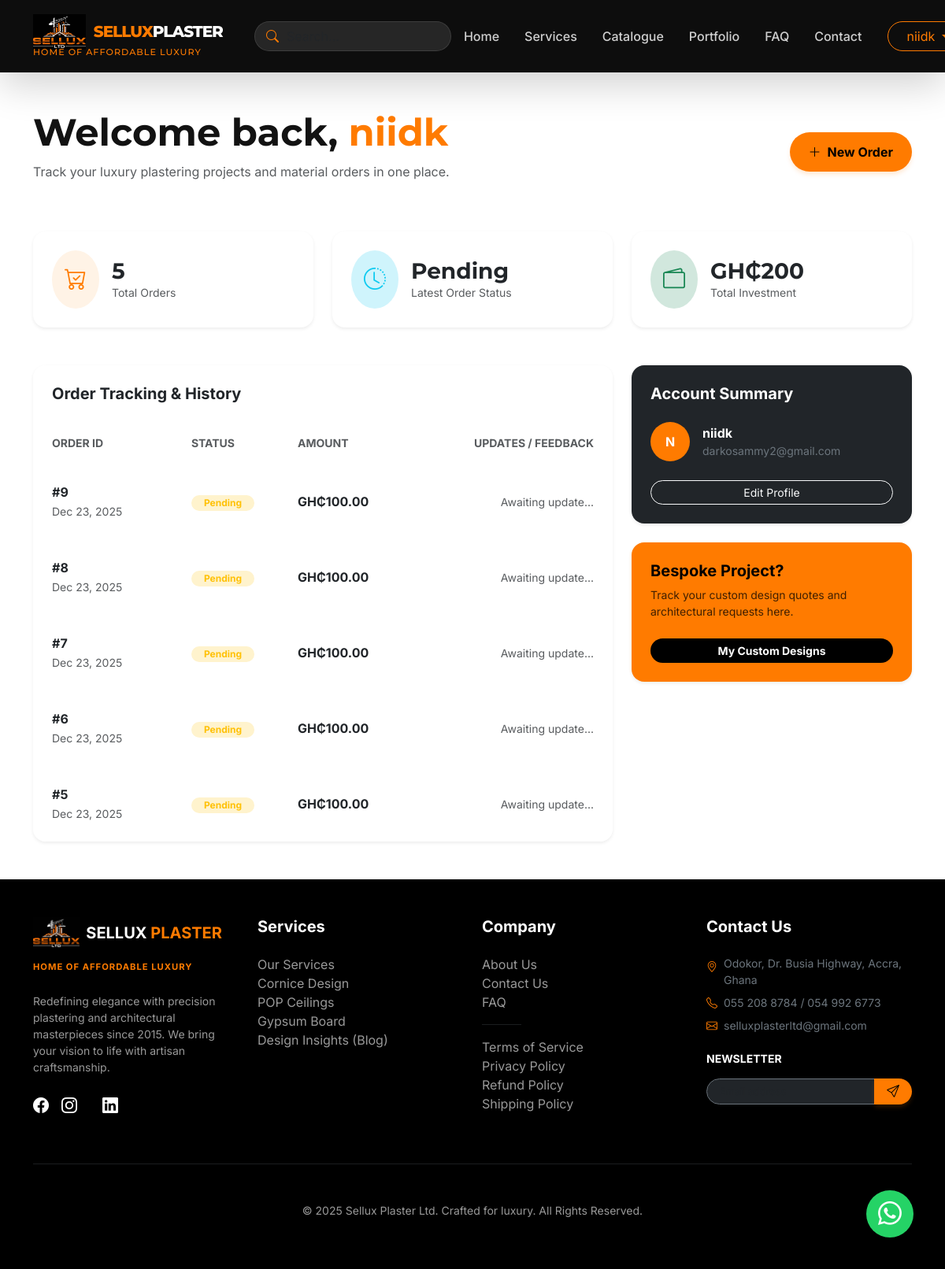
/dashboard/ (signed in), run on an earlier commit of the app's database.
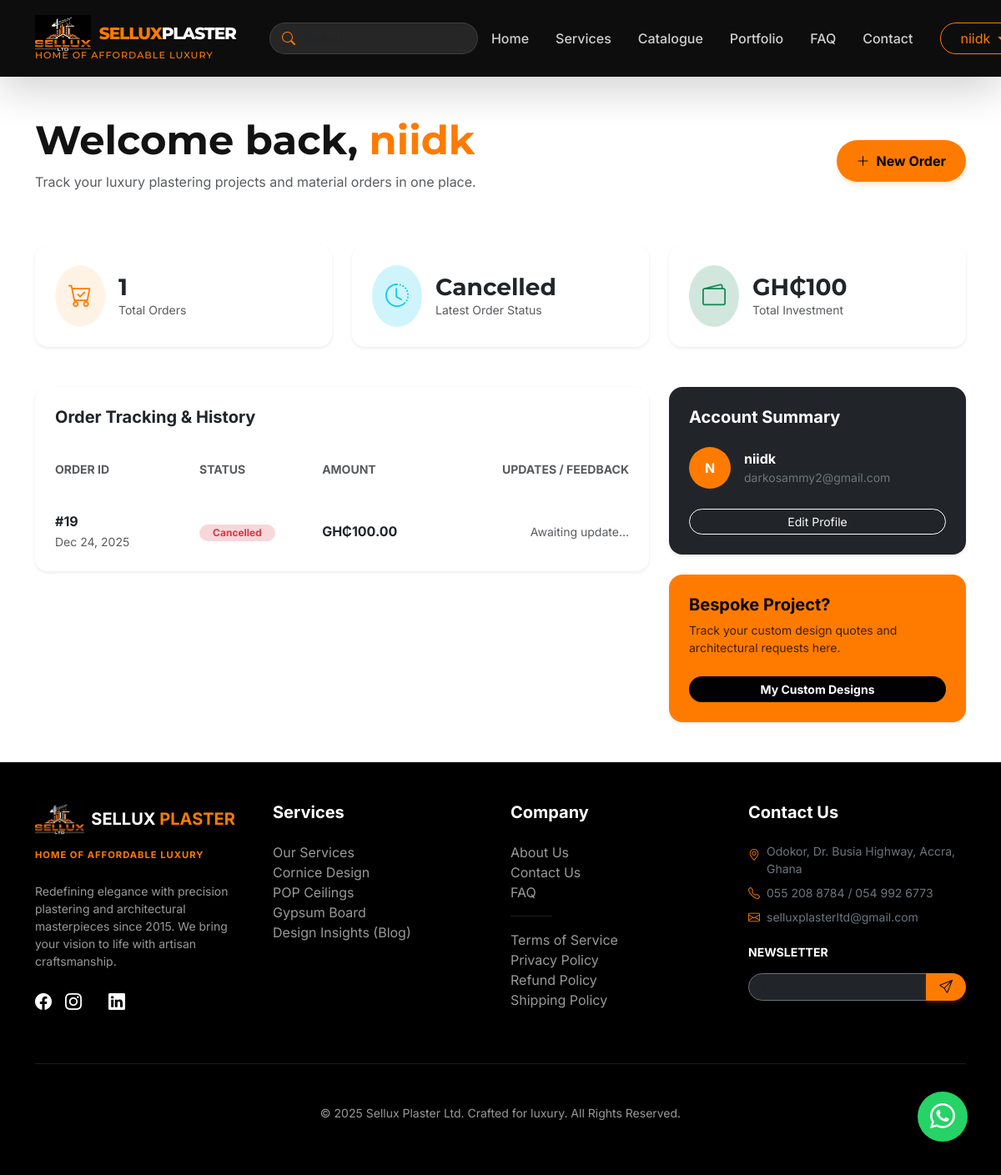
And on a later commit of the database.
### orders/models.py (models this page shows, shortened)
class Order(models.Model):
    STATUS_PENDING = 'pending'
    STATUS_PROCESSING = 'processing'
    STATUS_SHIPPED = 'shipped'
    STATUS_DELIVERED = 'delivered'
    STATUS_CANCELLED = 'cancelled'
    STATUS_CHOICES = [
        (STATUS_PENDING, 'Pending'),
        (STATUS_PROCESSING, 'Processing'),
        (STATUS_SHIPPED, 'Shipped'),
        (STATUS_DELIVERED, 'Delivered'),
        (STATUS_CANCELLED, 'Cancelled'),
    ]
    PAYMENT_PENDING = 'pending'
    PAYMENT_PAID = 'paid'
    PAYMENT_FAILED = 'failed'
    PAYMENT_CHOICES = [
        (PAYMENT_PENDING, 'Pending'),
        (PAYMENT_PAID, 'Paid'),
        (PAYMENT_FAILED, 'Failed'),
    ]
    user = models.ForeignKey(settings.AUTH_USER_MODEL, on_delete=models.CASCADE, related_name='orders')
    first_name = models.CharField(max_length=50)
    last_name = models.CharField(max_length=50)
    email = models.EmailField()
    address = models.CharField(max_length=250)
    city = models.CharField(max_length=100)
    status = models.CharField(max_length=20, choices=STATUS_CHOICES, default=STATUS_PENDING)
    payment_status = models.CharField(max_length=20, choices=PAYMENT_CHOICES, default=PAYMENT_PENDING)
    paystack_ref = models.CharField(max_length=100, blank=True, unique=True, null=True)
    payment_channel = models.CharField(max_length=50, blank=True, help_text="e.g. mobile_money, card")
    transaction_id = models.CharField(max_length=100, blank=True, null=True)
    admin_feedback = models.TextField(blank=True, help_text="Notes for the customer regarding order status.")
    total_amount = models.DecimalField(max_digits=10, decimal_places=2, default=Decimal('0.00'))
    created_at = models.DateTimeField(auto_now_add=True)
    updated_at = models.DateTimeField(auto_now=True)
    class Meta:
        ordering = ['-created_at']

### dashboard/views.py (the view)
# urls.py: path('', UserDashboardView.as_view(), name='home'),
class UserDashboardView(LoginRequiredMixin, TemplateView):
    template_name = 'dashboard/user_dashboard.html'
    def get_context_data(self, **kwargs):
        context = super().get_context_data(**kwargs)
        user_orders = Order.objects.filter(user=self.request.user).order_by('-created_at')
        context['orders'] = user_orders
        context['total_spent'] = user_orders.filter(payment_status='paid').aggregate(Sum('total_amount'))['total_amount__sum'] or 0
        context['custom_requests'] = CustomRequest.objects.filter(user=self.request.user).order_by('-created_at')
        return context

### core/context_processors.py (called while the page is built)
def brand_context(request):
    return {
        'brand': get_brand_info()
    }

### core/utils.py (called while the page is built)
def get_brand_info():
    return {
        'company_name': 'Sellux Plaster Ltd',
        'slogan': 'Home of Affordable Luxury',
        'address': 'Odokor, Dr. Busia Highway, Accra, Ghana',
        'phone_primary': '055 208 8784',
        'phone_secondary': '054 992 6773',
        'email': 'selluxplasterltd@gmail.com',
        'whatsapp': '233549926773',
    }

### templates/dashboard/user_dashboard.html (shortened to what the changed rows need)
{% extends 'base.html' %}
{% load static %}
{% block content %}
<div class="container py-5">
    <div class="row mb-5 animate__animated animate__fadeIn">
        <div class="col-lg-8">
            <h1 class="display-5 fw-bold mb-2">Welcome back, <span class="text-primary">{{ user.first_name|default:user.username }}</span></h1>
        </div>
    </div>
    <div class="row g-4 mb-5">
        <div class="col-md-4">
            <div class="card bg-white p-4 border-0 shadow-sm rounded-4">
                <div class="d-flex align-items-center gap-3">
                    <div>
                        <h3 class="fw-bold mb-0">{{ orders.count }}</h3>
                        <p class="text-muted mb-0 small">Total Orders</p>
                    </div>
                </div>
            </div>
        </div>
        <div class="col-md-4">
            <div class="card bg-white p-4 border-0 shadow-sm rounded-4">
                <div class="d-flex align-items-center gap-3">
                    <div>
                        <h3 class="fw-bold mb-0">{{ orders.0.get_status_display|default:"No Orders" }}</h3>
                        <p class="text-muted mb-0 small">Latest Order Status</p>
                    </div>
                </div>
            </div>
        </div>
        <div class="col-md-4">
            <div class="card bg-white p-4 border-0 shadow-sm rounded-4">
                <div class="d-flex align-items-center gap-3">
                    <div>
                        <h3 class="fw-bold mb-0">GH₵{{ total_spent|default:"0.00" }}</h3>
                        <p class="text-muted mb-0 small">Total Investment</p>
                    </div>
                </div>
            </div>
        </div>
    </div>
    <div class="row g-4">
        <div class="col-lg-8">
            <div class="card bg-white border-0 shadow-sm rounded-4 overflow-hidden">
                <div class="table-responsive p-0">
                    <table class="table table-hover align-middle mb-0">
                        <thead class="bg-light">
                            <tr>
                                <th class="px-4 py-3 border-0 small text-uppercase fw-bold text-muted">Order ID</th>
                                <th class="py-3 border-0 small text-uppercase fw-bold text-muted">Status</th>
                                <th class="py-3 border-0 small text-uppercase fw-bold text-muted">Amount</th>
                                <th class="py-3 border-0 small text-uppercase fw-bold text-muted text-end pe-4">Updates / Feedback</th>
                            </tr>
                        </thead>
                        <tbody>
                            {% for order in orders %}
                                <tr>
                                    <td class="px-4 py-4 border-0">
                                        <div class="fw-bold text-dark">#{{ order.id }}</div>
                                        <small class="text-muted">{{ order.created_at|date:"M d, Y" }}</small>
                                    </td>
                                    <td class="py-4 border-0">
                                        <span class="badge {% if order.status == 'delivered' %}bg-success-subtle text-success{% elif order.status == 'pending' %}bg-warning-subtle text-warning{% elif order.status == 'cancelled' %}bg-danger-subtle text-danger{% else %}bg-primary-subtle text-primary{% endif %} rounded-pill px-3">
                                            {{ order.get_status_display }}
                                        </span>
                                    </td>
                                    <td class="py-4 border-0 fw-bold">GH₵{{ order.total_amount }}</td>
                                    <td class="py-4 border-0 text-end pe-4">
                                        {% if order.admin_feedback %}
                                            <div class="bg-light p-3 rounded-3 text-start small border-start border-primary border-4 shadow-sm" style="max-width: 300px; margin-left: auto;">
                                                <i class="bi bi-info-circle-fill text-primary me-2"></i>
                                                {{ order.admin_feedback }}
                                            </div>
                                        {% else %}
                                            <span class="text-muted small">Awaiting update...</span>
                                        {% endif %}
                                    </td>
                                </tr>
                            {% endfor %}
                        </tbody>
                    </table>
                </div>
            </div>
        </div>
    </div>
</div>
{% endblock %}

What changed in the data, as far as the page shows it:
removed Order: status "Pending", id "9", created_at "Dec 23, 2025", total_amount "100.00", admin_feedback "Awaiting update..."
removed Order: id "8", created_at "Dec 23, 2025", status "Pending", total_amount "100.00", admin_feedback "Awaiting update..."
removed Order: id "7", created_at "Dec 23, 2025", status "Pending", total_amount "100.00", admin_feedback "Awaiting update..."
removed Order: id "6", created_at "Dec 23, 2025", status "Pending", total_amount "100.00", admin_feedback "Awaiting update..."
removed Order: id "5", created_at "Dec 23, 2025", status "Pending", total_amount "100.00", admin_feedback "Awaiting update..."
added Order: status "Cancelled", id "19", created_at "Dec 24, 2025", total_amount "100.00", admin_feedback "Awaiting update..."
Also different on the page:
{{ orders.count }}: "5" → "1"
{{ total_spent|default:"0.00" }}: "200" → "100"
